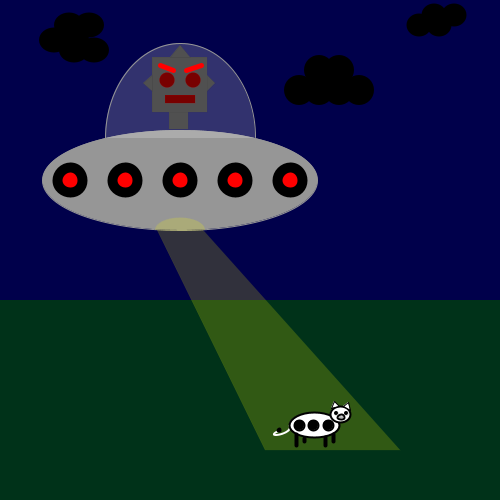
Frame 1 (no input)
Frame 60 (the mouse pressed at the canvas centre just before this capture): identical to frame 1, image omitted
Frame 120 (the mouse held since frame 60 and released just before this capture): identical to frame 1, image omitted

The Processing sketch that drew this single still picture (run headless with seeded random() and noise(); from frame 60 on, the mouse is pressed at the canvas centre):

// Processing sketch: processing_52526
// ── processing_52526.pde

/***
 Assignment 3
 Rachel Genovese
 rgenovese@brynmawr.edu
 CS 110, Section 2, Professor Xu
 2/14/12 
 
 This assignment is an updated version of the first assignment.
 There are two main functions in this program: a function to draw a cow
 and a function to draw an a robot abducting a cow.  The clouds in the
 sky are iterations and the cows appear smaller as you click higher on
 the program.
 ***/

int horizon;
float scal;

void setup () {
  size (500, 500);

  //Color for the sky
  background (0, 0, 75);

  //Color for the ground using a rectangle
  fill (0, 50, 25);
  smooth ();
  stroke (0, 50, 25);
  int horizon = 300; //Defines Y-horizon line
  rect (0, horizon, 500, 500 - horizon);

  //Left Cloud
  drawCloud (50, 25, 30, 25);
  drawCloud (35, 40, 30, 25);
  drawCloud (55, 50, 30, 25);
  //Middle Cloud
  drawCloud (300, 70, 30, 30);
  drawCloud (280, 90, 30, 30);
  drawCloud (320, 90, 30, 30);
  //Right Cloud
  drawCloud (400, 25, 25, 23);
  drawCloud (415, 15, 25, 23);

  drawAbduction (180, 180);
}

void draw () {
}

//When mouse is clicked below the horizon, a cow will appear!
void mousePressed () {
  if (mouseY > horizon) {
    scal = (mouseY-horizon)*0.0025;
    drawCow (mouseX, mouseY, scal);
  }
}

//Function to draw cows
void drawCow (int x, int y, float scal) {
  //Cow (tail)
  smooth ();
  strokeJoin (ROUND);
  strokeWeight (2*scal);
  noFill ();
  stroke (255);
  curve (x-67*scal, y+1*scal, x-23*scal, y, x-35*scal, y+5*scal, x-86*scal, y-50*scal);

  //Cow (body)
  smooth ();
  fill (255);
  stroke (0);
  //ellipse ((x+134)*scal, (y+245)*scal, (50)*scal, (25)*scal);
  ellipse (x, y, (50)*scal, (25)*scal);

  //Cow (spots)
  fill (0);
  ellipse (x+15*scal, (y), (10)*scal, (10)*scal);
  //ellipse ((x+133)*scal, (y+245)*scal, (10)*scal, (10)*scal);
  ellipse (x, y, (10)*scal, (10)*scal);
  ellipse ((x-15*scal), y, (10)*scal, (10)*scal);

  //Cow (tip of tail)
  stroke (0);
  strokeWeight (2*scal);
  fill (0);
  ellipse (x-34*scal, y+5*scal, (3)*scal, (3)*scal);

  //Cow (legs)
  strokeWeight (4*scal);
  line (x-14*scal, y+12*scal, x-14*scal, y+15*scal);
  line (x-19*scal, y+9*scal, x-19*scal, y+20*scal);
  line (x+19*scal, y+9*scal, x+19*scal, y+20*scal);
  line (x+14*scal, y+12*scal, x+14*scal, y+15*scal);  

  //Cow (head and nose)
  stroke (0);
  strokeWeight (2*scal);
  fill (255);
  ellipse (x+25*scal, y-12*scal, 20*scal, 16*scal);
  ellipse (x+25*scal, y-9*scal, 7*scal, 5*scal);

  //Cow (eyes)
  fill (0);
  strokeWeight (0);
  ellipse (x+21*scal, y-14*scal, 4*scal, 4*scal);
  ellipse (x+30*scal, y-14*scal, 4*scal, 4*scal);

  //Cow (nostrils)
  ellipse (x+24*scal, y-9*scal, 1*scal, 1*scal);
  ellipse (x+26*scal, y-9*scal, 1*scal, 1*scal);

  //Cow (ears)
  fill (255);
  strokeWeight (1*scal);
  beginShape (TRIANGLES);
  //Left ear
  vertex (x+17*scal, y-18*scal);
  vertex (x+20*scal, y-23*scal);
  vertex (x+25*scal, y-20*scal);
  //Right ear
  vertex (x+30*scal, y-19*scal);
  vertex (x+35*scal, y-16*scal);
  vertex (x+35*scal, y-21*scal);
  endShape();
}

//Function to draw spaceship and robot
void drawAbduction (int x, int y) {
  //Body of spaceship (gray part)
  fill (150);
  stroke (150);
  ellipse(x, y, 275, 100);

  //Lights on spaceship; red dots with black outline **MATH CHECKED
  fill (255, 0, 0);
  stroke (0, 0, 0);
  strokeWeight (10);
  ellipse (x, y, 25, 25);
  ellipse (x-55, y, 25, 25);
  ellipse (x+55, y, 25, 25);
  ellipse (x+110, y, 25, 25);
  ellipse (x-110, y, 25, 25);

  //Glass cockpit of spaceship **MATH CHECKED
  stroke (150);
  strokeWeight (1);
  fill (255, 255, 255, 50);
  arc (x, y-42, 150, 190, PI, TWO_PI-PI/2);
  arc (x, y-42, 150, 190, TWO_PI-PI/2, TWO_PI);

  //Portal of spaceship (on bottom of spaceship) **MATH CHECKED
  strokeWeight (0);
  fill (250, 250, 0, 50);
  arc (x, y+50, 50, 25, PI, TWO_PI-PI/2);
  arc (x, y+50, 50, 25, TWO_PI-PI/2, TWO_PI);

  //Tractor beam **MATH CHECKED
  stroke (250, 250, 0, 50);
  quad (x-23, y+50, x+23, y+50, x+220, y+270, x+85, y+270);

  //Robot
  noSmooth();
  stroke (55);
  strokeWeight (0);
  strokeJoin (BEVEL);
  fill (80);

  //Robot (head) **MATH CHECKED
  rect (x-28, y-123, 55, 55); 

  //Robot (neck) **MATH CHECKED
  rect (x-11, y-68, 19, 17);

  //Robot (eyes) **MATH CHECKED
  fill (120, 0, 0);
  stroke (200, 0, 0);
  ellipse (x-13, y-100, 15, 15);
  ellipse (x+13, y-100, 15, 15);

  //Robot (mouth) **MATH CHECKED
  rect (x-15, y-85, 30, 8);

  //Robot (angry eyebrows) **MATH CHECKED
  stroke (255, 0, 0);
  strokeWeight (5);
  line (x-20, y-115, x-7, y-110);
  line (x+21, y-115, x+6, y-110);

  //Robot (triangles) **MATH CHECKED
  fill (80);
  strokeWeight (0);
  stroke (55);
  beginShape (TRIANGLES);
  vertex (x, y-135);
  vertex (x+10, y-123);
  vertex (x-10, y-123);
  vertex (x+27, y-105);
  vertex (x+27, y-89);
  vertex (x+35, y-97);
  vertex (x-28, y-105);
  vertex (x-28, y-89);
  vertex (x-37, y-97);
  endShape ();

  //Cow (tail)
  smooth ();
  strokeJoin (ROUND);
  strokeWeight (2);
  noFill ();
  stroke (255);
  curve (x+70, y+195, x+109, y+245, x+99, y+250, x+220, y+195);

  //Cow (body)
  smooth ();
  fill (255);
  stroke (0);
  ellipse (x+134, y+245, 50, 25);

  //Cow (spots)
  fill (0);
  ellipse (x+148, y+245, 10, 10);
  ellipse (x+133, y+245, 10, 10);
  ellipse (x+119, y+245, 10, 10);

  //Cow (tip of tail)
  stroke (0);
  strokeWeight (2);
  fill (0);
  ellipse (x+99, y+250, 3, 3);

  //Cow (legs)
  strokeWeight (4);
  line (x+116, y+254, x+116, y+265);
  line (x+124, y+258, x+124, y+261);
  line (x+145, y+257, x+145, y+265);
  line (x+153, y+254, x+153, y+261);  

  //Cow (head and nose)
  stroke (0);
  strokeWeight (2);
  fill (255);
  ellipse (x+160, y+234, 20, 16);
  ellipse (x+161, y+237, 7, 5);

  //Cow (eyes)
  fill (0);
  strokeWeight (0);
  ellipse (x+156, y+233, 4, 4);
  ellipse (x+166, y+233, 4, 4);

  //Cow (nostrils)
  ellipse (x+160, y+237, 1, 1);
  ellipse (x+162, y+237, 1, 1);

  //Cow (ears)
  fill (255);
  strokeWeight (1);
  beginShape (TRIANGLES);
  //Left ear
  vertex (x+151, y+228);
  vertex (x+159, y+226);
  vertex (x+154, y+221);
  //Right ear
  vertex (x+163, y+226);
  vertex (x+168, y+222);
  vertex (x+170, y+230);
  endShape();
}

void drawCloud (int x, int y, int w, int h) {
  fill (0);
  noStroke ();
  int z = x+25;
  for (int i = x; i < z; i++) {
    i = i + 19;
    ellipse (i, y, w, h);
  }
}
